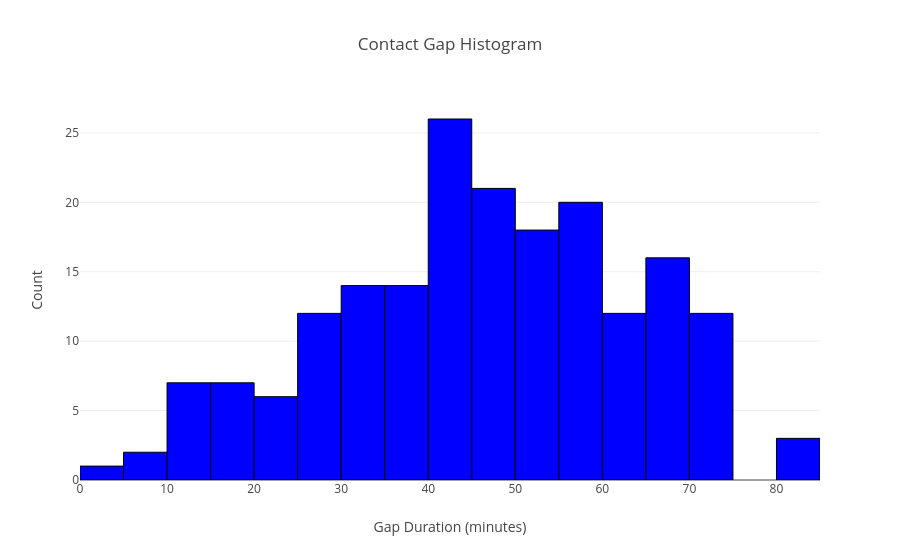

The code cell stored with this chart in its notebook:
### Code cell
# Gap analysis
contact_gaps = compute_contact_gaps(solution.contacts)
contact_gap_hist = plot_contact_gap_histogram(contact_gaps, units='minutes')
contact_gap_hist.show()

### Figure 1 — Plotly figure (JSON) as saved in the notebook; plotly's stock layout.template omitted (floating-point values rounded to 4 significant figures; data arrays with more than 128 entries replaced by an {"elided": "..."} marker saying what was removed)
{"data": [{"marker": {"color": "blue", "line": {"color": "black", "width": 1}}, "type": "histogram", "x": {"elided": "191 float values"}, "xbins": {"size": 5}}], "layout": {"autosize": true, "title": {"text": "Contact Gap Histogram"}, "xaxis": {"autorange": true, "range": [0, 85], "title": {"text": "Gap Duration (minutes)"}, "type": "linear"}, "yaxis": {"autorange": true, "range": [0, 27.37], "title": {"text": "Count"}}}}
